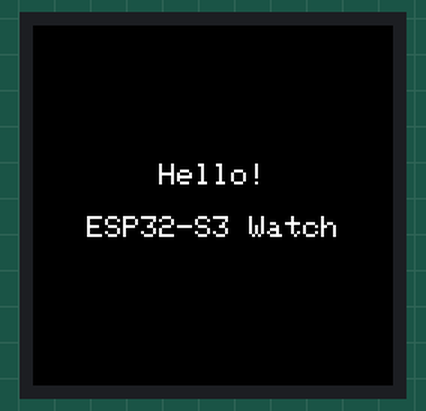
This program was run on a simulated ESP32-S3. Parts: 240×240 colour display. What the program prints to the serial monitor is not drawn.

Above: at 3.4 s.

The program:

main.cpp
```cpp
/**
 * Waveshare ESP32-S3-Touch-LCD-1.28 圆形触摸屏手表
 * 使用 LovyanGFX 库驱动 GC9A01A 圆形屏
 * LovyanGFX 直接调用 ESP-IDF SPI 驱动，绕开 Arduino SPI 封装层的冲突问题
 */
#include <Arduino.h>
#include <LovyanGFX.hpp>

// ========== LovyanGFX 板子配置 ==========
class LGFX : public lgfx::LGFX_Device {
    lgfx::Panel_GC9A01  _panel_instance;
    lgfx::Bus_SPI       _bus_instance;
    lgfx::Light_PWM     _light_instance;

public:
    LGFX(void) {
        // SPI 总线配置
        {
            auto cfg = _bus_instance.config();
            cfg.spi_host = SPI2_HOST;   // ESP32-S3 上 GPIO10/11/12 是 SPI2 的原生引脚
            cfg.spi_mode = 0;
            cfg.freq_write = 40000000;  // 写入 40MHz
            cfg.freq_read  = 16000000;  // 读取 16MHz
            cfg.spi_3wire  = false;     // 4线 SPI，使用独立的 DC 引脚（pin_dc）
            cfg.use_lock   = true;
            cfg.dma_channel = SPI_DMA_CH_AUTO;
            cfg.pin_sclk = 10;
            cfg.pin_mosi = 11;
            cfg.pin_miso = 12;
            cfg.pin_dc   =  8;          // 数据/命令选择
            _bus_instance.config(cfg);
            _panel_instance.setBus(&_bus_instance);
        }
        // 显示面板配置
        {
            auto cfg = _panel_instance.config();
            cfg.pin_cs   =  9;          // SPI 片选
            cfg.pin_rst  = 14;          // 复位
            cfg.pin_busy = -1;          // 无忙信号引脚
            cfg.memory_width  = 240;
            cfg.memory_height = 240;
            cfg.panel_width   = 240;
            cfg.panel_height  = 240;
            cfg.offset_x = 0;
            cfg.offset_y = 0;
            cfg.invert = true;          // GC9A01A 需要颜色反转
            cfg.rgb_order = false;
            cfg.readable  = false;
            _panel_instance.config(cfg);
        }
        // 背光配置（PWM 控制）
        {
            auto cfg = _light_instance.config();
            cfg.pin_bl = 2;             // 背光引脚
            cfg.invert = false;
            cfg.freq   = 44100;
            cfg.pwm_channel = 7;
            _light_instance.config(cfg);
            _panel_instance.setLight(&_light_instance);
        }
        setPanel(&_panel_instance);
    }
};

// ========== 全局对象 ==========
LGFX tft;

// ========== 初始化 ==========
void setup() {
    Serial.begin(115200);
    Serial.println("[Watch] 启动中...");

    tft.init();
    tft.setRotation(0);
    Serial.println("[Watch] LCD 初始化完成");

    // 颜色测试
    Serial.println("[Watch] 颜色测试...");
    tft.fillScreen(TFT_RED);
    Serial.println("[Watch] 红色");
    delay(1000);

    tft.fillScreen(TFT_GREEN);
    Serial.println("[Watch] 绿色");
    delay(1000);

    tft.fillScreen(TFT_BLUE);
    Serial.println("[Watch] 蓝色");
    delay(1000);

    // 显示文字
    tft.fillScreen(TFT_BLACK);
    tft.setTextColor(TFT_WHITE, TFT_BLACK);
    tft.setTextDatum(middle_center);
    tft.setTextSize(2);
    tft.drawString("Hello!", 120, 100);
    tft.drawString("ESP32-S3 Watch", 120, 135);
    Serial.println("[Watch] 启动完成！");
}

// ========== 主循环 ==========
void loop() {
    delay(1000);
}
```
